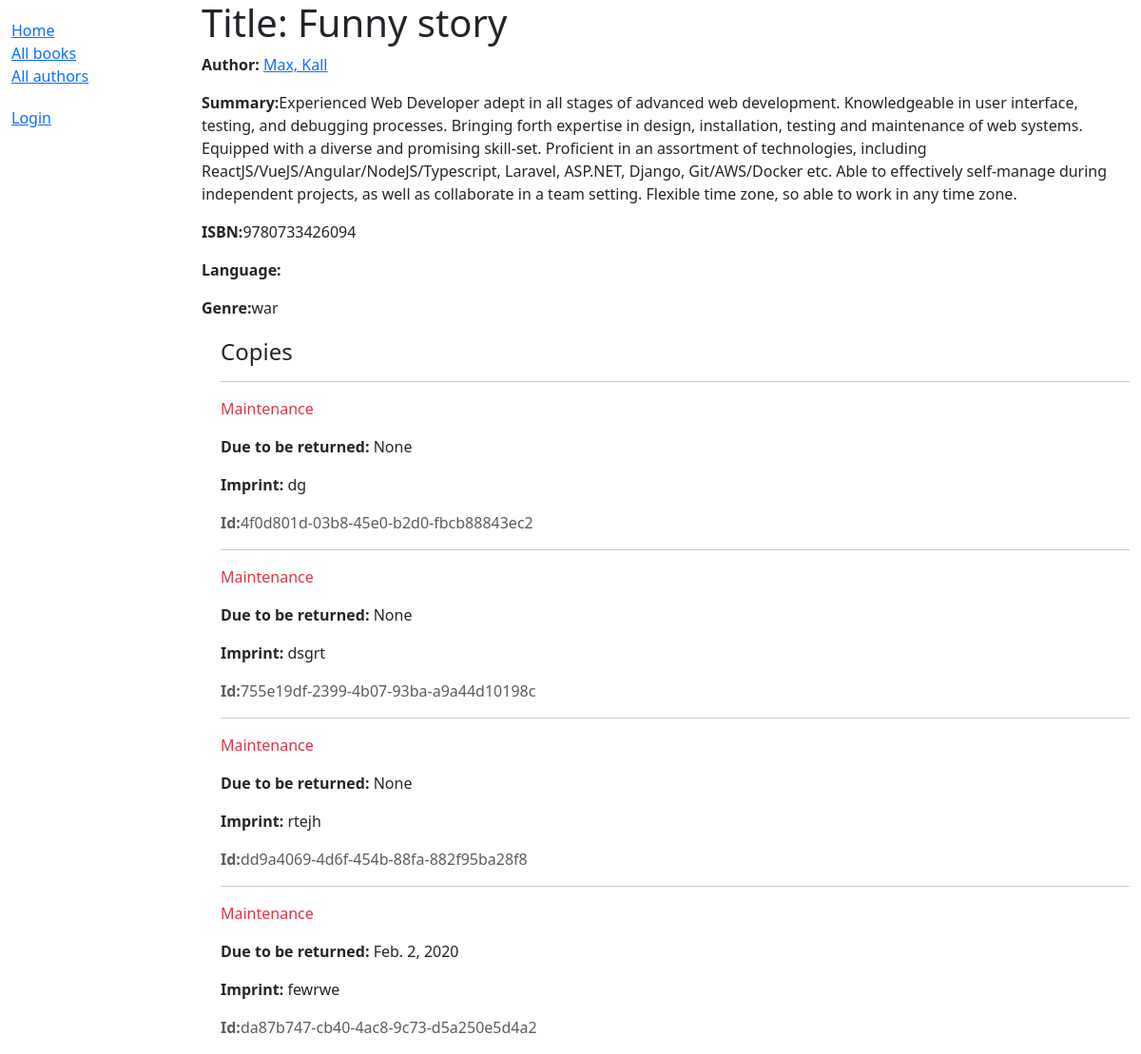
The page /catalog/book/1 on the database as committed earlier.
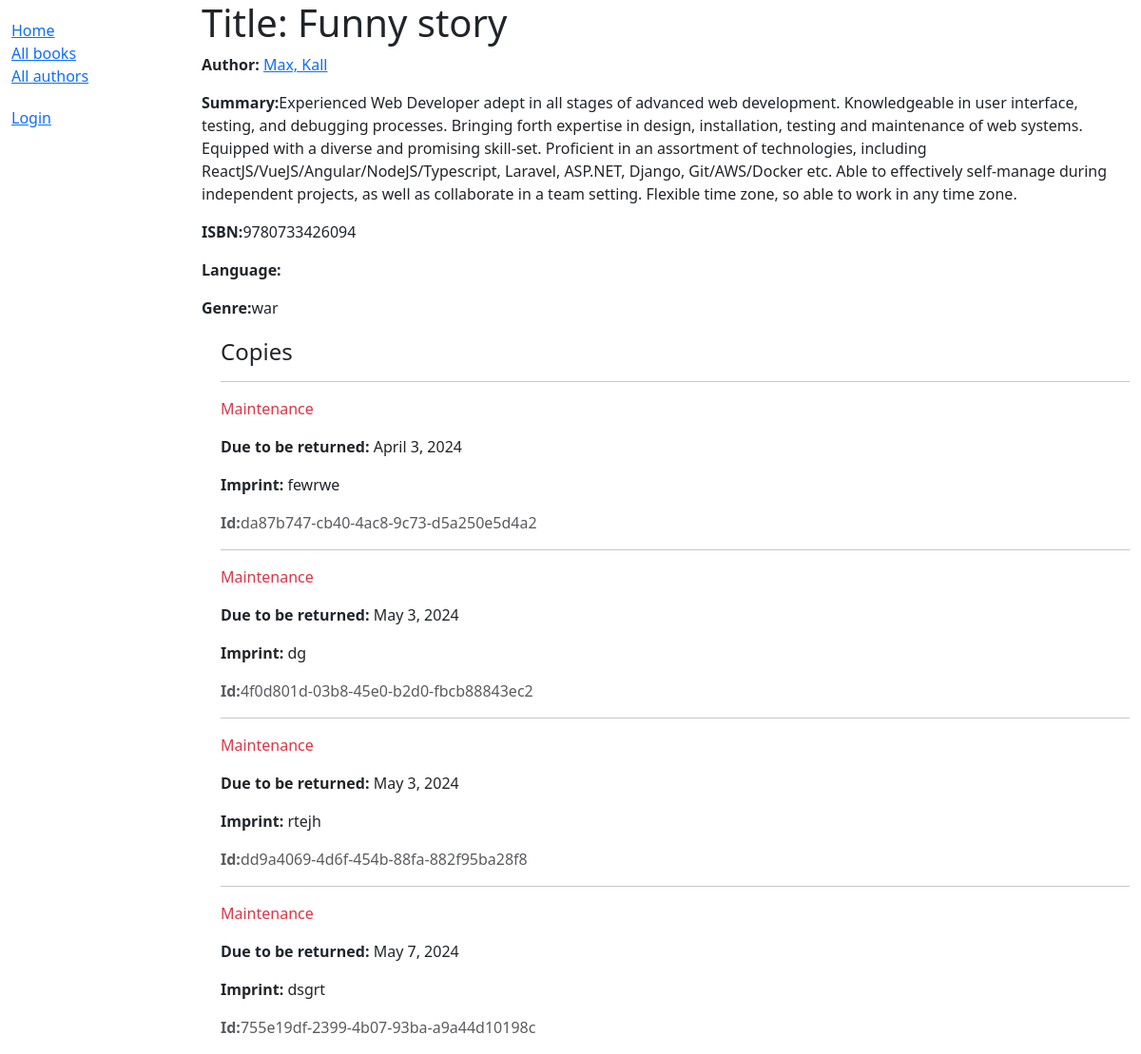
The same page on the database as committed later.
### catalog/models.py (models this page shows, shortened)
class Book(models.Model):
    title = models.CharField(max_length=200)
    author = models.ForeignKey('Author', on_delete=models.RESTRICT, null=True)
    summary = models.TextField(
        max_length=1000, help_text="Enter a brief description of the book"
    )
    isbn = models.CharField('ISBN', max_length=13,
                            unique=True,
                            help_text='13 Character <a href="https//www.isbn-international.org/content/what-isbn">ISBN number</a>')
    genre = models.ManyToManyField(
        Genre, help_text="Select a genre for this book"
    )
    def display_genre(self):
        return ', '.join(genre.name for genre in self.genre.all()[:3])
    display_genre.short_description = 'Genre'

class Author(models.Model):
    first_name = models.CharField(max_length=100)
    last_name = models.CharField(max_length=100)
    date_of_birth = models.DateField(null=True, blank=True)
    date_of_death = models.DateField('Died', null=True, blank=True)
    class Meta:
        ordering = ['last_name', 'first_name']
    def __str__(self):
        return f'{self.last_name}, {self.first_name}'

class Genre(models.Model):
    name = models.CharField(
        max_length=200,
        unique=True,
        help_text="Enter a book genre (e.g. Science Fiction, French Poetry etc.)"
    )
    def __str__(self):
        return self.name
    class Meta:
        constraints = [
            UniqueConstraint(
                Lower('name'),
                name='genre_name_case_insensitive_unique',
                violation_error_message = "Genre already exists (case insensitive match)"
            ),
        ]

class BookInstance(models.Model):
    id = models.UUIDField(primary_key=True, default=uuid.uuid4, help_text="Unique ID for this particular book across whole library")
    book = models.ForeignKey('Book', on_delete=models.RESTRICT, null=True)
    imprint = models.CharField(max_length=200)
    due_back = models.DateField(null=True, blank=True)
    borrower = models.ForeignKey(settings.AUTH_USER_MODEL, on_delete=models.SET_NULL, null=True, blank=True)
    LOAN_STATUS = (
        ('m', 'Maintenance'),
        ('o', 'On loan'),
        ('a', 'Available'),
        ('r', 'Reserved'),
    )
    status = models.CharField(
        max_length=1,
        choices=LOAN_STATUS,
        blank=True,
        default='m',
        help_text='Book availability'
    )
    class Meta:
        ordering = ['due_back']

### catalog/views.py (the view)
# urls.py: path('book/<int:pk>', views.BookDetailView.as_view(), name='book-detail'),
class BookDetailView(generic.DetailView):
    model = Book

### catalog/templates/catalog/book_detail.html
{% extends "base_generic.html" %}
{% block content %}
    <h1>Title: {{ book.title }}</h1>
    <p><strong>Author:</strong> <a href="">{{ book.author }}</a></p>
    <p><strong>Summary:</strong>{{ book.summary }}</p>
    <p><strong>ISBN:</strong>{{ book.isbn }}</p>
    <p><strong>Language:</strong>{{ book.language }}</p>
    <p><strong>Genre:</strong>{{ book.genre.all|join:"," }}</p>
    <div style="margin-left: 20px;margin-top: 20px;">
        <h4>Copies</h4>
        {% for copy in book.bookinstance_set.all %}
            <hr />
            <p
                class="{% if copy.status == 'a' %}text-success{% elif copy.status == 'm' %}text-danger{% else %}text-warning{% endif %}">
                {{ copy.get_status_display }}
            </p>
            {% if copy.status != 'a' %}
                <p><strong>Due to be returned:</strong> {{ copy.due_back }} </p>
            {% endif %}
            <p><strong>Imprint:</strong> {{ copy.imprint }} </p>
            <p class="text-muted"><strong>Id:</strong>{{ copy.id }}</p>
        {% endfor %}
    </div>
{% endblock %}

### catalog/templates/base_generic.html (shortened to what this page needs)
<!DOCTYPE html>
<html lang="en">
<head>
    <link rel="stylesheet"
        href="https://cdn.jsdelivr.net/npm/bootstrap@5.3.3/dist/css/bootstrap.min.css"
>
    {% load static %}
    <link rel="stylesheet" href="{% static 'css/styles.css' %}">
</head>
<body>
    <div class="container-fluid">
        <div class="row">
            <div class="col-sm-2">
                {% block sidebar %}
                    <ul class="sidebar-nav">
                        <li><a href="{% url 'index' %}">Home</a></li>
                        <li><a href="{% url 'books' %}">All books</a></li>
                        <li><a href="">All authors</a></li>
                    </ul>
                    <ul class="sidebar-nav">
                        {% if user.is_authenticated %}
                            <li>User: {{ user.get_username }}</li>
                            <li><a href="{% url 'my-borrowed' %}">My Borrowed</a></li>
                            <li>
                                <form id="logout-form" method="post" action="{% url 'admin:logout' %}">
                                    {% csrf_token %}
                                    <button type="submit" class="btn btn-link">Logout</button>
                                </form>
                            </li>
                        {% else %}
                            <li><a href="{% url 'login' %}?next={{ request.path }}">Login</a></li>
                        {% endif %}
                    </ul>
                {% endblock %}
            </div>
            <div class="col-sm-10">
                {% block content %}{% endblock %}
            </div>
        </div>
    </div>
</body>
</html>

### catalog/static/css/styles.css (style rules this page uses)
.sidebar-nav { margin-top: 20px; padding: 0; list-style: none; }

Rows that differ between the two databases and show on the page:
changed BookInstance "fewrwe": due_back "Feb. 2, 2020" → "April 3, 2024"; moves up the list
changed BookInstance "dg": due_back "None" → "May 3, 2024"
changed BookInstance "rtejh": due_back "None" → "May 3, 2024"; moves down the list
changed BookInstance "dsgrt": due_back "None" → "May 7, 2024"
